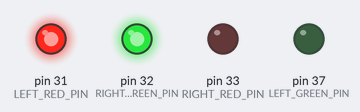
Bench run of a sketch on a simulated Arduino Mega 2560, built with avr-gcc and run on an emulated ATmega2560. Shown: output pins drawn as LEDs (lit = HIGH).

Above: at 2.5 s.
At 7.5 s:
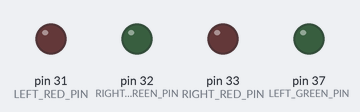
Timing chart, 0 to 13.0 s (numbered marks = the images above):
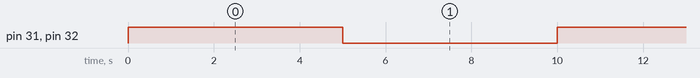

The sketch:

wingLights.ino
```cpp
// LED pin declarations
const int LEFT_RED_PIN = 31;
const int LEFT_GREEN_PIN = 37; //
const int RIGHT_RED_PIN = 33;
const int RIGHT_GREEN_PIN = 32;

// Dummy flag for example, replace with your nightMode variable
bool nightMode = false;

void setup() {
  pinMode(LEFT_RED_PIN, OUTPUT);
  pinMode(LEFT_GREEN_PIN, OUTPUT);
  pinMode(RIGHT_RED_PIN, OUTPUT);
  pinMode(RIGHT_GREEN_PIN, OUTPUT);

  // Start LEDs off
  turnAllOff();
}

void loop() {
  // Toggle night mode for testing every 5s
  nightMode = !nightMode;

  if (nightMode) {
    // Navigation lights ON (left red, right green)
    digitalWrite(LEFT_RED_PIN, HIGH);
    digitalWrite(LEFT_GREEN_PIN, LOW);
    digitalWrite(RIGHT_RED_PIN, LOW);
    digitalWrite(RIGHT_GREEN_PIN, HIGH);
  } else {
    // Navigation lights OFF
    turnAllOff();
  }

  delay(5000);
}

void turnAllOff() {
  digitalWrite(LEFT_RED_PIN, LOW);
  digitalWrite(LEFT_GREEN_PIN, LOW);
  digitalWrite(RIGHT_RED_PIN, LOW);
  digitalWrite(RIGHT_GREEN_PIN, LOW);
}
```

Measured:
- by itself, pin 31 (LEFT_RED_PIN), pin 32 (RIGHT_GREEN_PIN): alternates HIGH for 5.0 s and LOW for 5.0 s
